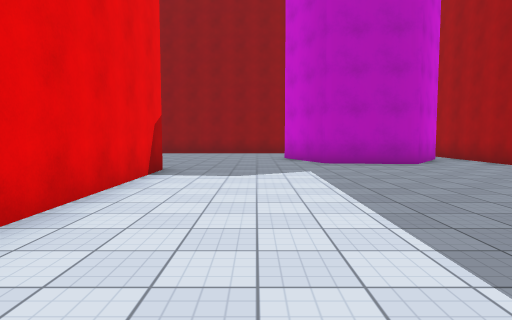
view 1 (above)

24 first-person views from a walk through a Unity game level. The camera is 1.4 m above the floor, tilts 4° down and sees 75° across. The floor is counted in squares, 2 m on a side. Each view is taken from the middle of a square. On the plan, view 1 faces up. The plan holds only what a view shows up to about 10 squares ahead; the rest is blank. The place goes on beyond the plan. The player is left out. Surface patterns are stand-ins for the level's own textures.

view 2
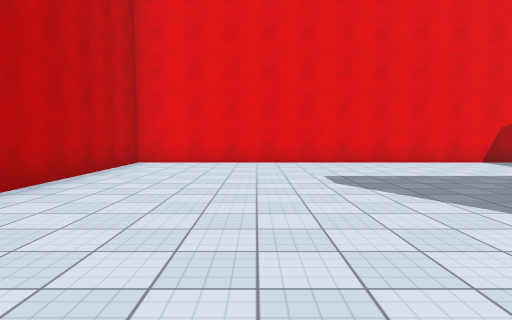

view 3
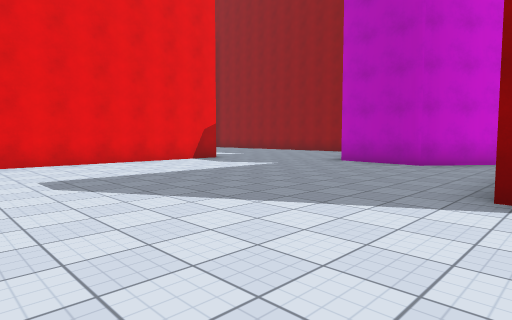

view 4
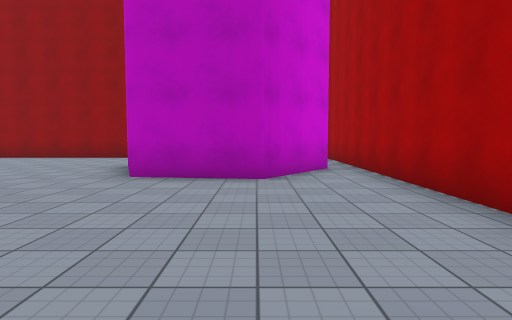

view 5
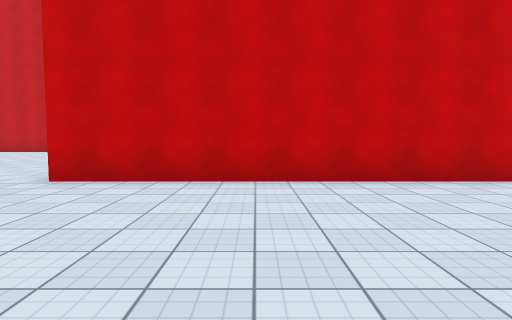

view 6
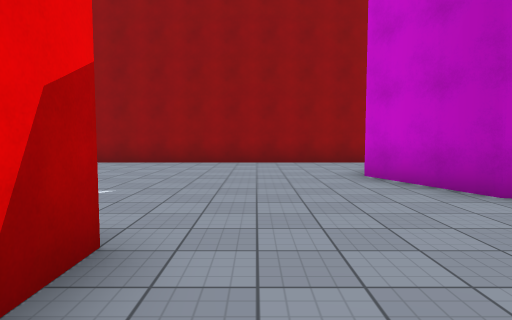

view 7
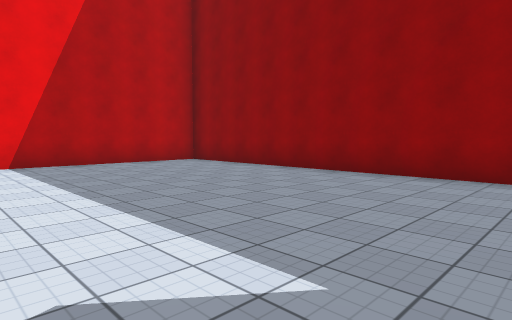

view 8
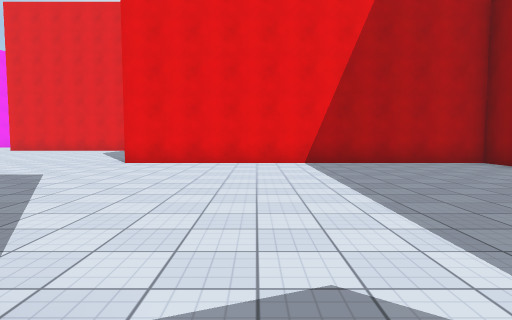

view 9
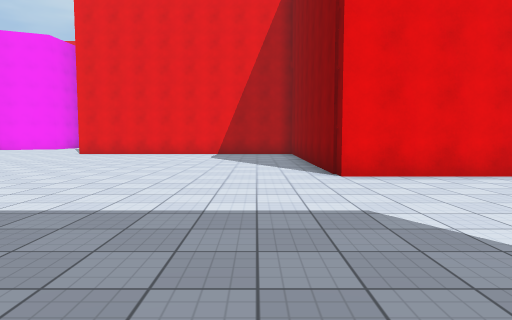

view 10
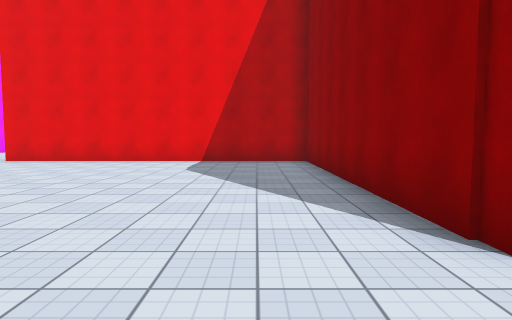

view 11
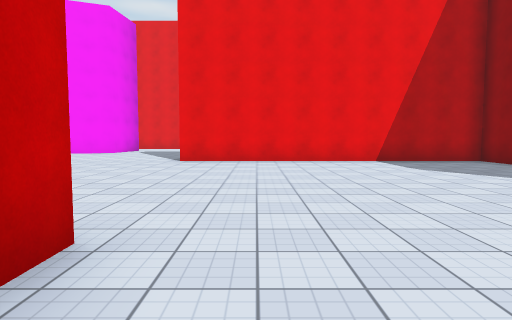

view 12
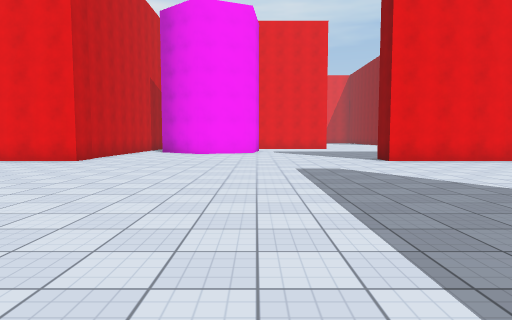

view 13
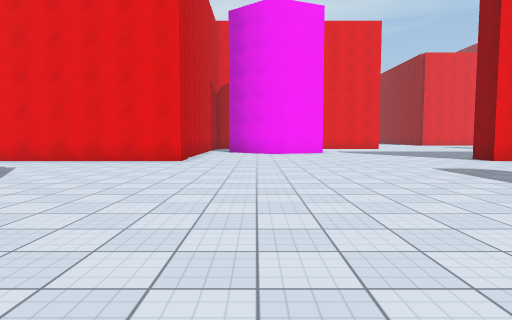

view 14
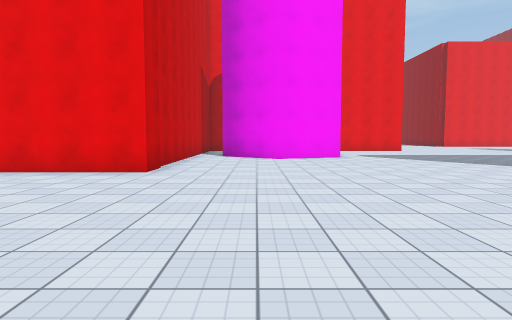

view 15
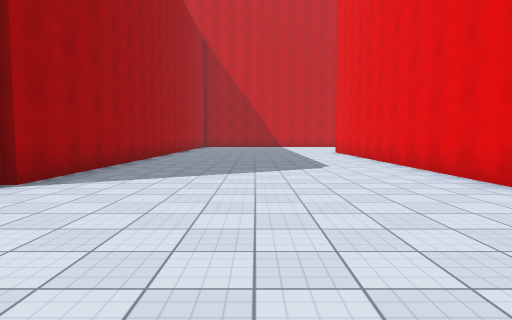

view 16
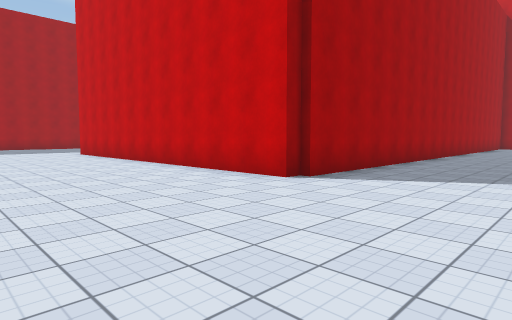

view 17
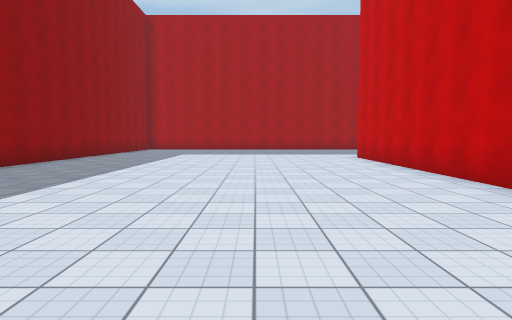

view 18
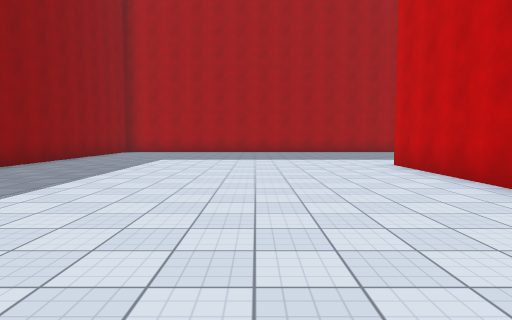

view 19
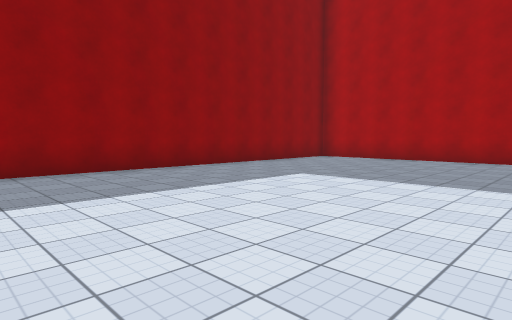

view 20
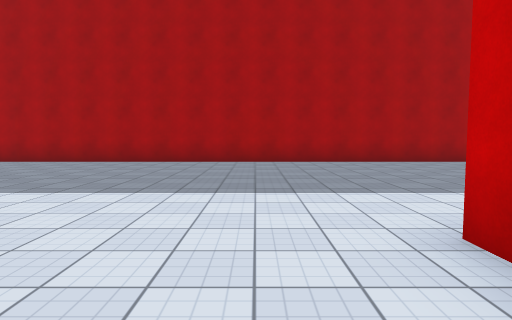

view 21
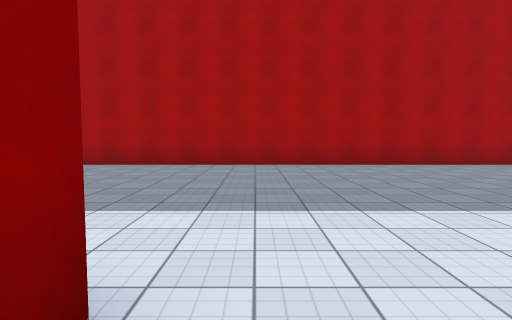

view 22
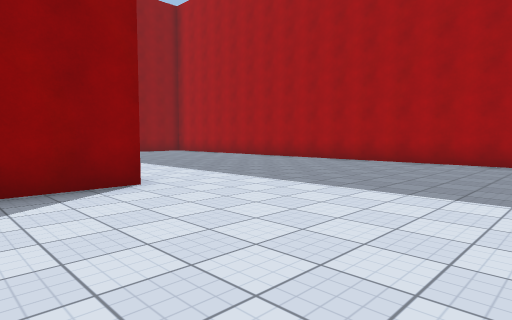

view 23
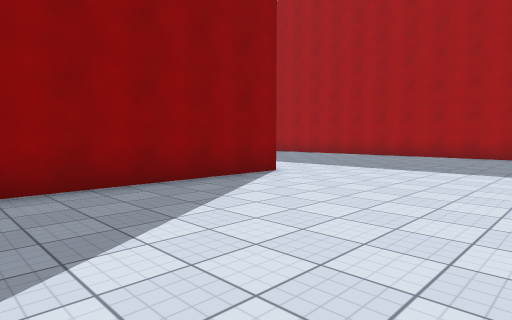

view 24
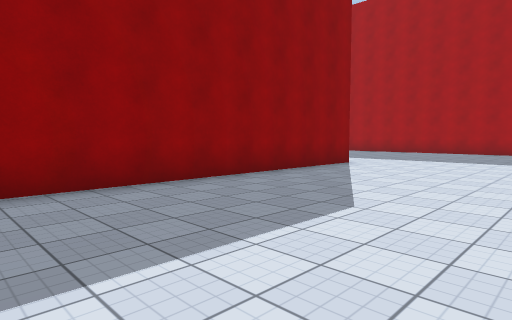

### Floor plan
Points are (right, up) in squares from view 1. A wall is a line through its corners. A room is listed if a view was taken in it or the views show most of it. See-through windows are left out.
Room 1 (views 1, 2, 3, 4, 5, 6)
walls: (6.3, 6) (6.3, 13); (-2, 7.1) (-2, -3.2) (7.2, -3.2); (5.6, 10.4) (4.1, 8.5) (1.8, 8.8)
ways out: opening at (0, 8.7) to room 2
Room 2 (views 7, 8, 9, 10, 11, 12, 13, 14, 15, 16, 17, 18, 19, 20, 21, 22, 23, 24)
walls: (-11.3, -3.2) (-10.5, -3.2); (-11.3, -13.9) (-11.3, -13.4) (-0.8, -13.4); (-0.6, -14.4) (-8.5, -14.4); (3.4, -4.1) (-4.4, -4.1); (-19.5, -13.1) (-18.6, -13.1) (-18.6, -19); (-11.5, -19.5) (-11.5, -13.8); (-22, -13.1) (-19.8, -13.1); (1.8, 8.8) (0.9, 11); (6.3, -19.5) (6.3, -4.8); (2, 14.1) (-10.9, 14.1) (-10.9, 4.4) (-18.6, 4.4) (-18.6, -4.1) (-19.1, -4.1)
ways out: opening at (0, 8.7) to room 1

Positions as (right, up) in squares from view 1, and headings:
1: (0, 0), facing up
2: (7, 0), facing left
3: (7, 0), facing up-left
4: (4, 3), facing up
5: (4, 2), facing down
6: (-1, 5), facing up
7: (-2, 8), facing up-left
8: (-2, 8), facing left
9: (-5, 3), facing left
10: (-9, 3), facing left
11: (-9, -2), facing left
12: (-9, -8), facing left
13: (-9, -11), facing left
14: (-12, -11), facing left
15: (-15, -9), facing down
16: (-15, -9), facing down-right
17: (-12, -10), facing right
18: (-9, -10), facing right
19: (-4, -11), facing up-right
20: (-3, -12), facing right
21: (-2, -15), facing right
22: (-3, -19), facing up-right
23: (-6, -19), facing up-right
24: (-9, -19), facing up-right
